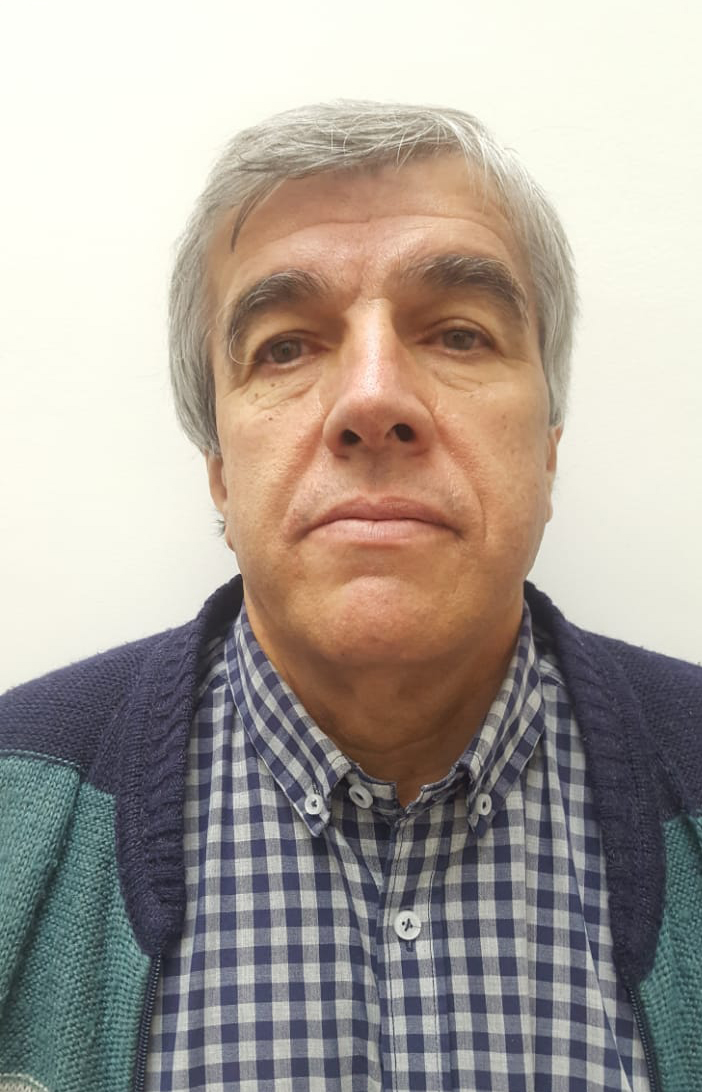
#> input picture 04-Hybrid/imgs/papa.jpg, 702 x 1092 px
$ python Blend.py
#> lines starting #> are read from the running program, lines starting #| are printed output that depends on the picture
#!/bin/usr/python3

import skimage
import matplotlib.pyplot as plt
import numpy as np
import skimage
import pdb
from skimage.transform import rescale
import warnings

warnings.filterwarnings("ignore")

Im_papa = skimage.io.imread("./imgs/papa.jpg")
#> Im_papa is the input picture: shape (1092, 702, 3); mean R, G, B 169.9, 161.1, 153
Im_yo = skimage.io.imread("./imgs/yo.jpg")
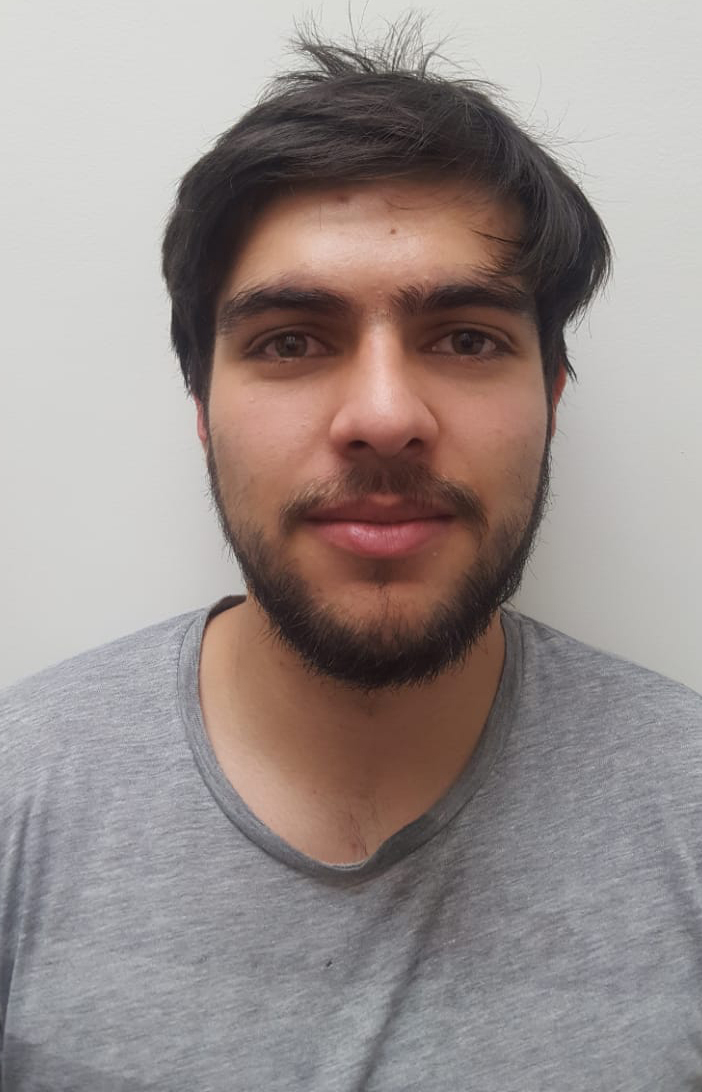
#> input picture 04-Hybrid/imgs/yo.jpg, 702 x 1092 px
#> Im_yo is the input picture: shape (1092, 702, 3); mean R, G, B 153.6, 143.3, 140.7

Im_papa = skimage.transform.resize(Im_papa,(1024,1024),mode = "reflect", preserve_range = True)
#> Im_papa: shape (1024, 1024, 3) float64
Im_yo = skimage.transform.resize(Im_yo,(1024,1024),mode = "reflect", preserve_range = True)
#> Im_yo: shape (1024, 1024, 3) float64

Gauss_papa = {"1024":Im_papa}
Gauss_yo = {"1024":Im_yo}

for G in range(1,6):
	Im_papa = skimage.transform.rescale(Im_papa,0.5,mode = "reflect",multichannel = True)
	Gauss_papa[str(Im_papa.shape[0])] = Im_papa
	Im_yo = skimage.transform.rescale(Im_yo,0.5,mode = "reflect",multichannel = True)
	Gauss_yo[str(Im_yo.shape[0])] = Im_yo
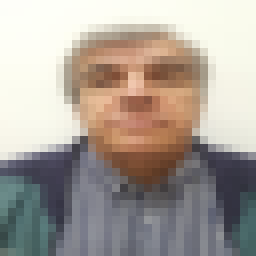
#> Im_papa: shape (32, 32, 3) float64 (shown 8 times larger); mean R, G, B 169.8, 161.1, 152.9
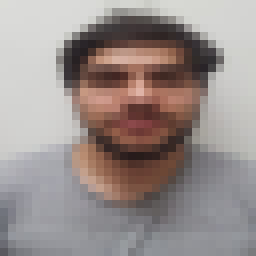
#> Im_yo: shape (32, 32, 3) float64 (shown 8 times larger); mean R, G, B 153.6, 143.3, 140.8
#> after the loop, Gauss_papa = 6 items; Gauss_yo = 6 items

Lapl_papa = {}
Lapl_yo = {}
# pdb.set_trace()
for L in Gauss_papa.keys():
	if L == "32":
		continue
	else:
		temp = int(int(L)/2)
		LT_papa = skimage.transform.rescale(Gauss_papa[str(temp)],2,mode = "reflect",
															    multichannel = True)
		LT_yo = skimage.transform.rescale(Gauss_yo[str(temp)],2,mode = "reflect",
															    multichannel = True)
		# pdb.set_trace()
		L_papa = Gauss_papa[L] - LT_papa
		L_yo = Gauss_yo[L] - LT_yo
		L_papa[L_papa < 0] = 0
		L_yo[L_yo < 0] = 0

		Lapl_papa[L] = L_papa
		Lapl_yo[L] = L_yo
#> this loop made 6 passes
#> (L, temp) on passes 1 to 5: ('1024', 512), ('512', 256), ('256', 128), ('128', 64), ('64', 32)
#> L on pass 6: '32'
#> pass 1, `L_yo = Gauss_yo[L] - LT_yo`:
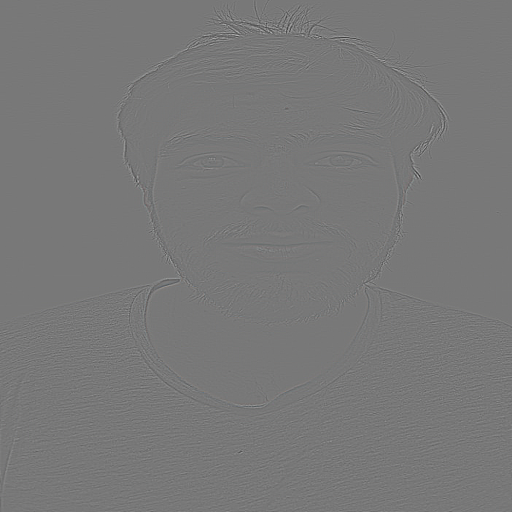
#> L_yo: shape (1024, 1024, 3) float64 (shown at 1/2 size); mean of channels 0, 1, 2 0, 0, 0; drawn with min black and max white
#> after the loop:
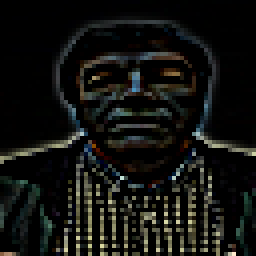
#> L_papa: shape (64, 64, 3) float64 (shown 4 times larger); mean of channels 0, 1, 2 4.3, 4.4, 3.8; drawn with min black and max white
#> after the loop:
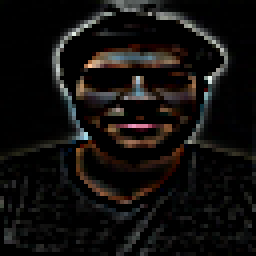
#> L_yo: shape (64, 64, 3) float64 (shown 4 times larger); mean of channels 0, 1, 2 3, 2.7, 2.4; drawn with min black and max white
#> after the loop, Lapl_papa = 5 items; Lapl_yo = 5 items

Scales = [2**x for x in range(6,11)]
Blend = np.hstack((Gauss_papa["32"][:,0:16,:],Gauss_yo["32"][:,16:,:]))
for scale in Scales:
	Blend = skimage.transform.rescale(Blend,2,mode = "reflect",multichannel = True)

	Frec = np.hstack((Lapl_papa[str(scale)][:,0:int(int(scale)/2),:],Lapl_yo[str(scale)][:,int(int(scale)/2):,:]))
	Blend = Blend + Frec
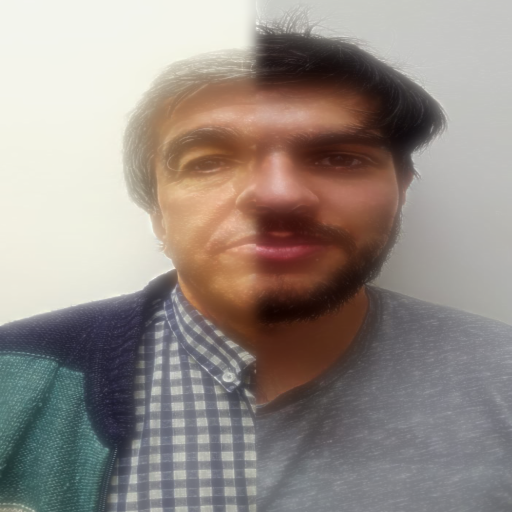
#> Blend: shape (1024, 1024, 3) float64 (shown at 1/2 size); mean of channels 0, 1, 2 168.3, 159.8, 154.2; drawn with min black and max white

plt.imshow(np.uint8(Blend))
plt.show()

skimage.io.imsave("./imgs/blend.png",np.uint8(Blend))
